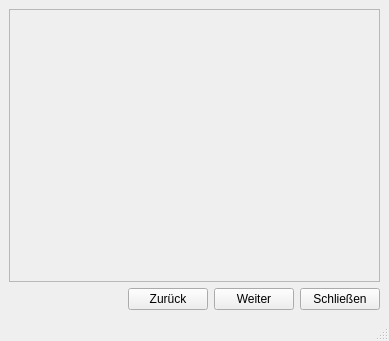
<?xml version="1.0" encoding="UTF-8"?>
<ui version="4.0">
 <class>whats_new_window</class>
 <widget class="QMainWindow" name="whats_new_window">
  <property name="geometry">
   <rect>
    <x>0</x>
    <y>0</y>
    <width>389</width>
    <height>341</height>
   </rect>
  </property>
  <property name="windowTitle">
   <string>MainWindow</string>
  </property>
  <widget class="QWidget" name="centralwidget">
   <layout class="QVBoxLayout" name="verticalLayout">
    <item>
     <widget class="QScrollArea" name="scrollArea">
      <property name="widgetResizable">
       <bool>true</bool>
      </property>
      <widget class="QWidget" name="scrollAreaWidgetContents">
       <property name="geometry">
        <rect>
         <x>0</x>
         <y>0</y>
         <width>369</width>
         <height>249</height>
        </rect>
       </property>
       <layout class="QHBoxLayout" name="horizontalLayout_3">
        <item>
         <widget class="QLabel" name="text_label">
          <property name="text">
           <string/>
          </property>
          <property name="wordWrap">
           <bool>true</bool>
          </property>
         </widget>
        </item>
       </layout>
      </widget>
     </widget>
    </item>
    <item>
     <layout class="QHBoxLayout" name="horizontalLayout">
      <item>
       <spacer name="horizontalSpacer">
        <property name="orientation">
         <enum>Qt::Horizontal</enum>
        </property>
        <property name="sizeHint" stdset="0">
         <size>
          <width>40</width>
          <height>20</height>
         </size>
        </property>
       </spacer>
      </item>
      <item>
       <widget class="QPushButton" name="previous_button">
        <property name="toolTip">
         <string>Den letzten Eintrag anzeigen.</string>
        </property>
        <property name="text">
         <string>Zurück</string>
        </property>
       </widget>
      </item>
      <item>
       <widget class="QPushButton" name="next_button">
        <property name="toolTip">
         <string>Den nächsten Eintrag anzeigen.</string>
        </property>
        <property name="text">
         <string>Weiter</string>
        </property>
       </widget>
      </item>
      <item>
       <widget class="QPushButton" name="close_button">
        <property name="toolTip">
         <string>Das Fenster schließen. Sie können das Fenster erneut anzeigen, indem Sie im Menü &quot;Hilfe&quot; den Eintrag &quot;Neuerung&quot; anwählen.</string>
        </property>
        <property name="text">
         <string>Schließen</string>
        </property>
       </widget>
      </item>
     </layout>
    </item>
   </layout>
  </widget>
  <widget class="QMenuBar" name="menubar">
   <property name="geometry">
    <rect>
     <x>0</x>
     <y>0</y>
     <width>389</width>
     <height>21</height>
    </rect>
   </property>
  </widget>
  <widget class="QStatusBar" name="statusbar"/>
 </widget>
 <resources/>
 <connections/>
</ui>
